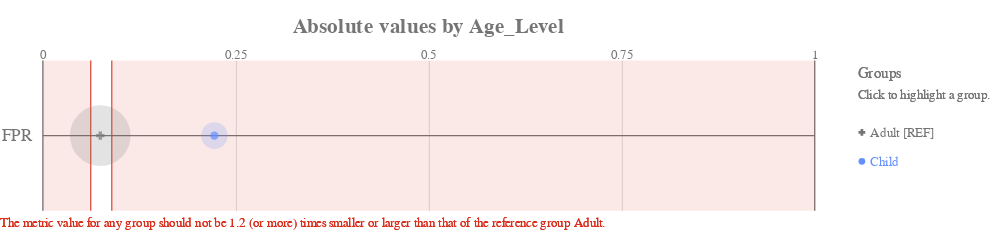

Here is the notebook cell this chart was saved with:
### Code cell
ap.absolute(bdf, metrics, 'Age_Level', fairness_threshold = disparity_tolerance)

### Figure 1 — Vega-Lite specification as saved in the notebook (floating-point values rounded to 4 significant figures)
{"config": {"view": {"continuousWidth": 400, "continuousHeight": 300, "strokeWidth": 0}, "axisLeft": {"labelColor": "rgb(117,117,117)", "labelFont": "Arial", "labelFontSize": 16}, "title": {"align": "center", "baseline": "middle", "color": "rgb(117,117,117)", "font": "Arial", "fontSize": 20, "fontWeight": "bold"}}, "layer": [{"data": {"name": "data-b71d65f846bc74ae5caddb3a096fb136"}, "mark": {"type": "rule", "stroke": "rgb(117,117,117)", "strokeWidth": 1.25, "tooltip": ""}, "encoding": {"x": {"type": "quantitative", "field": "start", "scale": {"domain": [0, 1], "range": [40.0, 760.0]}}, "x2": {"field": "end"}, "y": {"type": "nominal", "axis": {"domain": false, "labelAngle": 0, "labelPadding": -30, "orient": "left", "ticks": false, "title": ""}, "field": "y_position", "scale": {"domain": ["FPR"], "range": [17.5, 157.5]}}}}, {"data": {"name": "data-6cfe259518f6c7b358d8f836a73e6b7f"}, "mark": {"type": "rule", "stroke": "rgb(117,117,117)", "strokeWidth": 1.25, "tooltip": ""}, "encoding": {"x": {"type": "quantitative", "field": "x_position", "scale": {"domain": [0, 1], "range": [40.0, 760.0]}}, "y": {"value": 17.5}, "y2": {"value": 157.5}}}, {"data": {"name": "data-60ed1133fa688d151d36705a369482e0"}, "mark": {"type": "text", "align": "center", "color": "rgb(117,117,117)", "font": "Arial", "fontSize": 12, "fontWeight": "normal", "tooltip": ""}, "encoding": {"text": {"type": "nominal", "field": "value"}, "x": {"type": "quantitative", "field": "value", "scale": {"domain": [0, 1], "range": [40.0, 760.0]}}, "y": {"value": 12.25}}}, {"layer": [{"mark": {"type": "rect", "opacity": 0.8, "stroke": "rgb(217, 46, 28)", "strokeWidth": 1.25, "tooltip": ""}, "encoding": {"x": {"type": "quantitative", "field": "lower_threshold_value", "scale": {"domain": [0, 1], "range": [40.0, 760.0]}}, "x2": {"field": "lower_threshold_value"}, "y": {"type": "nominal", "axis": {"domain": false, "grid": false, "labels": false, "ticks": false, "title": " "}, "field": "metric", "scale": {"domain": ["FPR"], "range": [17.5, 157.5]}}}}, {"mark": {"type": "rect", "opacity": 0.8, "stroke": "rgb(217, 46, 28)", "strokeWidth": 1.25, "tooltip": ""}, "encoding": {"x": {"type": "quantitative", "field": "upper_threshold_value", "scale": {"domain": [0, 1], "range": [40.0, 760.0]}}, "x2": {"field": "upper_threshold_value"}, "y": {"type": "nominal", "axis": {"domain": false, "grid": false, "labels": false, "ticks": false, "title": " "}, "field": "metric", "scale": {"domain": ["FPR"], "range": [17.5, 157.5]}}}}, {"layer": [{"mark": {"type": "rect", "fill": "rgb(217, 46, 28)", "opacity": 0.1, "tooltip": ""}, "encoding": {"x": {"type": "quantitative", "field": "lower_threshold_value", "scale": {"domain": [0, 1], "range": [40.0, 760.0]}}, "x2": {"field": "lower_end"}, "y": {"type": "nominal", "axis": {"domain": false, "grid": false, "labels": false, "ticks": false, "title": " "}, "field": "metric", "scale": {"domain": ["FPR"], "range": [17.5, 157.5]}}}}, {"mark": {"type": "rect", "fill": "rgb(217, 46, 28)", "opacity": 0.1, "tooltip": ""}, "encoding": {"x": {"type": "quantitative", "field": "upper_threshold_value", "scale": {"domain": [0, 1], "range": [40.0, 760.0]}}, "x2": {"field": "upper_end"}, "y": {"type": "nominal", "axis": {"domain": false, "grid": false, "labels": false, "ticks": false, "title": " "}, "field": "metric", "scale": {"domain": ["FPR"], "range": [17.5, 157.5]}}}}]}, {"data": {"name": "data-79dd248bdaa0ea02c535240e8ad022c8"}, "mark": {"type": "text", "align": "left", "baseline": "top", "fill": "rgb(217, 46, 28)", "font": "Arial", "fontSize": 12, "fontWeight": "normal", "tooltip": ""}, "encoding": {"text": {"value": "The metric value for any group should not be 1.2 (or more) times smaller or larger than that of the reference group Adult."}, "x": {"value": 0}, "y": {"value": 163.3}}}], "data": {"name": "data-cdad144aba23a89d11095f191bc37fe2"}}, {"layer": [{"mark": "circle"}, {"data": {"name": "data-759b2f7be6794f8e6a90a0ab1be9b389"}, "mark": {"type": "circle", "opacity": 0.2}, "encoding": {"color": {"condition": {"type": "nominal", "field": "attribute_value", "legend": null, "scale": {"domain": ["Adult", "Child"], "range": ["rgb(117,117,117)", "rgb(100, 143, 255)", "rgb(254, 97, 0)", "rgb(220, 38, 127)", "rgb(255, 176, 0)", "rgb(120, 94, 240)"]}, "selection": "selector021"}, "value": "rgb(224,224,224)"}, "size": {"type": "quantitative", "field": "group_size", "legend": null, "scale": {"domain": [0, 224.4], "range": [0, 3848.0]}}, "tooltip": [{"type": "nominal", "field": "attribute_value", "title": "Group"}, {"type": "nominal", "field": "tooltip_group_size", "title": "Group Size"}, {"type": "nominal", "field": "tooltip_disparity_explanation_fpr", "title": "Disparity"}, {"type": "quantitative", "field": "fpr", "format": ".2f", "title": "FPR"}], "x": {"type": "quantitative", "axis": {"domain": false, "labels": false, "ticks": false, "title": null, "values": [0.25, 0.5, 0.75]}, "field": "fpr", "scale": {"domain": [0, 1], "range": [40.0, 760.0]}}, "y": {"type": "nominal", "axis": {"domain": false, "grid": false, "labels": false, "ticks": false, "title": " "}, "field": "metric_variable", "scale": {"domain": ["FPR"], "range": [17.5, 157.5]}}}, "selection": {"selector023": {"type": "multi", "empty": "all", "fields": ["attribute_value"]}}, "transform": [{"calculate": "'FPR'", "as": "metric_variable"}]}, {"layer": [{"mark": "point"}, {"data": {"name": "data-759b2f7be6794f8e6a90a0ab1be9b389"}, "mark": {"type": "point", "filled": true, "size": 60}, "encoding": {"color": {"condition": {"type": "nominal", "field": "attribute_value", "legend": null, "scale": {"domain": ["Adult", "Child"], "range": ["rgb(117,117,117)", "rgb(100, 143, 255)", "rgb(254, 97, 0)", "rgb(220, 38, 127)", "rgb(255, 176, 0)", "rgb(120, 94, 240)"]}, "selection": "selector021"}, "value": "rgb(224,224,224)"}, "shape": {"type": "nominal", "field": "attribute_value", "legend": null, "scale": {"domain": ["Adult", "Child"], "range": ["cross", "circle"]}}, "tooltip": [{"type": "nominal", "field": "attribute_value", "title": "Group"}, {"type": "nominal", "field": "tooltip_group_size", "title": "Group Size"}, {"type": "nominal", "field": "tooltip_disparity_explanation_fpr", "title": "Disparity"}, {"type": "quantitative", "field": "fpr", "format": ".2f", "title": "FPR"}], "x": {"type": "quantitative", "axis": {"domain": false, "labels": false, "ticks": false, "title": null, "values": [0.25, 0.5, 0.75]}, "field": "fpr", "scale": {"domain": [0, 1], "range": [40.0, 760.0]}}, "y": {"type": "nominal", "axis": {"domain": false, "grid": false, "labels": false, "ticks": false, "title": " "}, "field": "metric_variable", "scale": {"domain": ["FPR"], "range": [17.5, 157.5]}}}, "selection": {"selector022": {"type": "multi", "empty": "all", "fields": ["attribute_value"]}}, "transform": [{"calculate": "'FPR'", "as": "metric_variable"}]}]}]}, {"layer": [{"mark": {"type": "point", "filled": true, "opacity": 1, "size": 39.48}, "encoding": {"color": {"condition": {"type": "nominal", "field": "attribute_value", "legend": null, "scale": {"domain": ["Adult", "Child"], "range": ["rgb(117,117,117)", "rgb(100, 143, 255)", "rgb(254, 97, 0)", "rgb(220, 38, 127)", "rgb(255, 176, 0)", "rgb(120, 94, 240)"]}, "selection": "selector021"}, "value": "rgb(224,224,224)"}, "shape": {"type": "nominal", "field": "attribute_value", "legend": null, "scale": {"domain": ["Adult", "Child"], "range": ["cross", "circle"]}}, "x": {"value": 804}, "y": {"type": "nominal", "axis": {"domain": false, "grid": false, "labels": false, "ticks": false, "title": " "}, "field": "attribute_value", "scale": {"domain": ["Adult", "Child"], "range": [71, 125]}}}, "selection": {"selector021": {"type": "multi", "empty": "all", "fields": ["attribute_value"]}}}, {"mark": {"type": "text", "align": "left", "baseline": "middle", "font": "Arial", "fontSize": 12, "fontWeight": "normal"}, "encoding": {"color": {"condition": {"type": "nominal", "field": "attribute_value", "legend": null, "scale": {"domain": ["Adult", "Child"], "range": ["rgb(117,117,117)", "rgb(100, 143, 255)", "rgb(254, 97, 0)", "rgb(220, 38, 127)", "rgb(255, 176, 0)", "rgb(120, 94, 240)"]}, "selection": "selector021"}, "value": "rgb(224,224,224)"}, "text": {"type": "nominal", "field": "label"}, "x": {"value": 812}, "y": {"type": "nominal", "axis": {"domain": false, "grid": false, "labels": false, "ticks": false, "title": " "}, "field": "attribute_value", "scale": {"domain": ["Adult", "Child"], "range": [71, 125]}}}, "selection": {"selector024": {"type": "multi", "empty": "all", "fields": ["attribute_value"]}}}, {"data": {"name": "data-79dd248bdaa0ea02c535240e8ad022c8"}, "mark": {"type": "text", "align": "left", "baseline": "middle", "color": "rgb(117,117,117)", "font": "Arial", "fontSize": 12, "fontWeight": "normal"}, "encoding": {"text": {"value": "Click to highlight a group."}, "x": {"value": 800}, "y": {"value": 49}}}, {"data": {"name": "data-79dd248bdaa0ea02c535240e8ad022c8"}, "mark": {"type": "text", "align": "left", "baseline": "middle", "color": "rgb(117,117,117)", "font": "Arial", "fontSize": 14, "fontWeight": "normal"}, "encoding": {"text": {"value": "Groups"}, "x": {"value": 800}, "y": {"value": 30}}}], "data": {"name": "data-c443f07771dfdb70b5700726643396b0"}}], "height": 175, "padding": {"top": 15, "bottom": 10}, "resolve": {"scale": {"size": "independent", "y": "independent"}}, "title": "Absolute values by Age_Level", "width": 800, "$schema": "https://vega.github.io/schema/vega-lite/v4.8.1.json", "datasets": {"data-b71d65f846bc74ae5caddb3a096fb136": [{"y_position": "FPR", "start": 0, "end": 1}], "data-6cfe259518f6c7b358d8f836a73e6b7f": [{"x_position": 0}, {"x_position": 1}], "data-60ed1133fa688d151d36705a369482e0": [{"value": 0.0}, {"value": 0.25}, {"value": 0.5}, {"value": 0.75}, {"value": 1.0}], "data-cdad144aba23a89d11095f191bc37fe2": [{"lower_end": 0, "upper_end": 1, "lower_threshold_value": 0.06198, "upper_threshold_value": 0.08926, "metric": "FPR"}], "data-79dd248bdaa0ea02c535240e8ad022c8": [{"a": 1, "b": 0}, {"a": 1, "b": 0}], "data-759b2f7be6794f8e6a90a0ab1be9b389": [{"attribute_name": "Age_Level", "attribute_value": "Adult", "group_size": 187, "total_entities": 223, "fpr": 0.07438, "fpr_disparity": 1.0, "fpr_disparity_scaled": 0.0, "tooltip_group_size": "187 (83.86%)", "tooltip_disparity_explanation_fpr": "Reference group"}, {"attribute_name": "Age_Level", "attribute_value": "Child", "group_size": 36, "total_entities": 223, "fpr": 0.2222, "fpr_disparity": 2.988, "fpr_disparity_scaled": 1.988, "tooltip_group_size": "36 (16.14%)", "tooltip_disparity_explanation_fpr": "2.99 times larger FPR than the reference group"}], "data-c443f07771dfdb70b5700726643396b0": [{"attribute_value": "Adult", "label": "Adult [REF]"}, {"attribute_value": "Child", "label": "Child"}]}}
